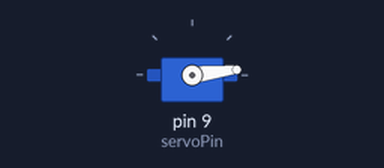
Simulated run of this sketch. Board: Arduino Uno, built with avr-gcc and run on an emulated ATmega328P. Shown: servo.

Above: at 0.05 s.
At 0.85 s:
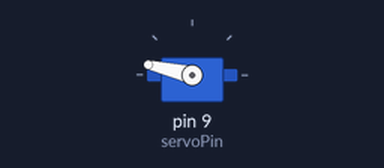
At 1.2 s:
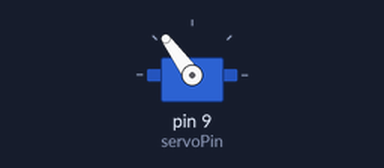
At 1.7 s:
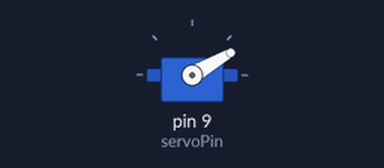
Timing chart, 0 to 4.2 s (numbered marks = the images above):
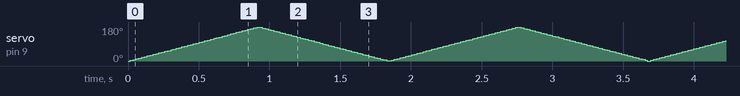

The sketch:

ServoTest.ino
```cpp
#include <Servo.h>

Servo testServo;

const int servoPin = 9;

void setup() {
  testServo.attach(servoPin);
}

void loop() {
  for (int angle = 0; angle <= 180; angle++) {
    testServo.write(angle);
    delay(5);
  }

  for (int angle = 180; angle >= 0; angle--) {
    testServo.write(angle);
    delay(5);
  }
}
```
